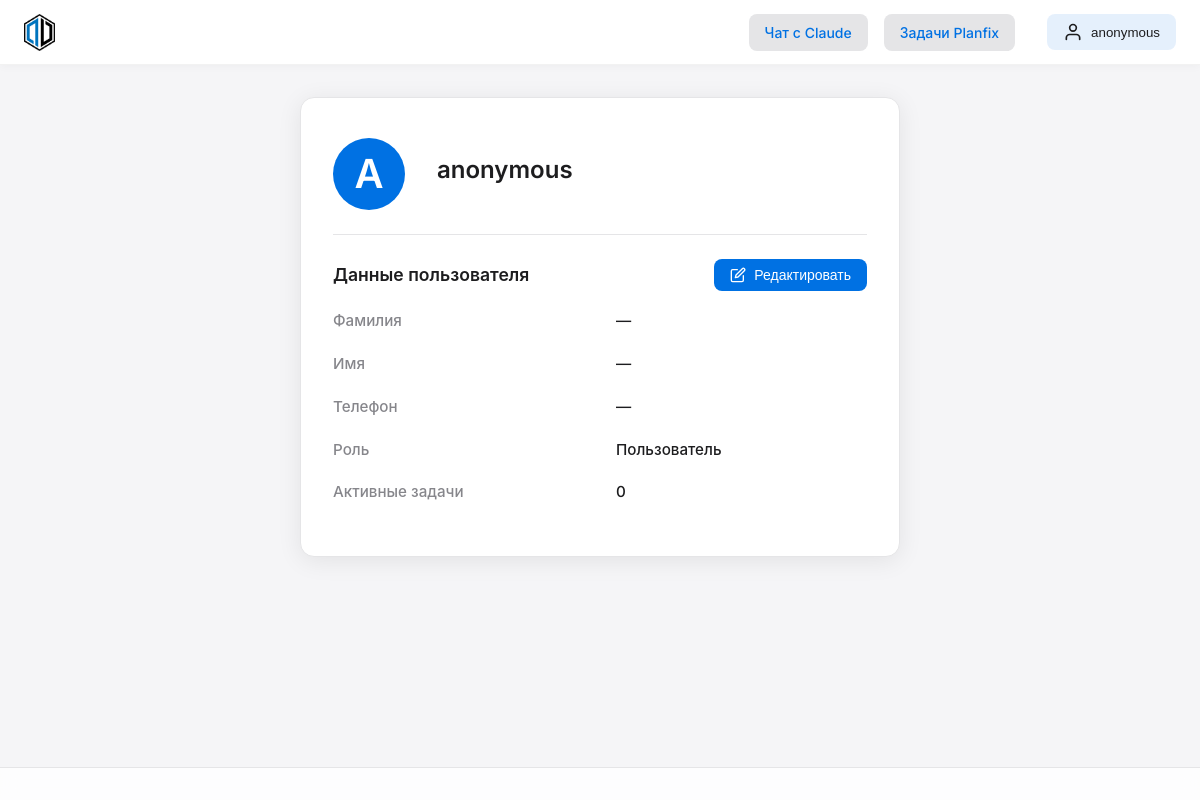
Page /profile/ (signed in) on the committed database.
### chat/models/user.py (models this page shows, shortened)
class User(AbstractBaseUser, PermissionsMixin):
    ROLE_CHOICES = (
        ('user', _('Пользователь')),
        ('admin', _('Администратор')),
    )
    username = models.CharField(
        _('username'),
        max_length=150,
        unique=True,
        help_text=_('Required. 150 characters or fewer. Letters, digits and @/./+/-/_ only.'),
        error_messages={
            'unique': _("A user with that username already exists."),
        },
    )
    password = models.CharField(_('password'), max_length=128)
    email = models.EmailField(_('email address'), blank=True)
    is_staff = models.BooleanField(
        _('staff status'),
        default=False,
        help_text=_('Designates whether the user can log into this admin site.'),
    )
    is_active = models.BooleanField(
        _('active'),
        default=True,
        help_text=_(
            'Designates whether this user should be treated as active. '
            'Unselect this instead of deleting accounts.'
        ),
    )
    date_joined = models.DateTimeField(_('date joined'), default=timezone.now)
    last_login = models.DateTimeField(_('last login'), null=True, blank=True)
    role = models.CharField(max_length=20, choices=ROLE_CHOICES, default='user')
    planfix_user_id = models.CharField(max_length=100, blank=True, null=True)
    planfix_api_token = models.CharField(max_length=255, blank=True, null=True)
    last_active = models.DateTimeField(auto_now=True)
    preferred_ai_model = models.CharField(max_length=50, default='claude')
    first_name = models.CharField(_('first name'), max_length=150, blank=True)
    last_name = models.CharField(_('last name'), max_length=150, blank=True)
    phone = models.CharField(_('phone'), max_length=32, blank=True)
    groups = models.ManyToManyField(
        'auth.Group',
        verbose_name=_('groups'),
        blank=True,
        help_text=_(
            'The groups this user belongs to. A user will get all permissions '
            'granted to each of their groups.'
        ),
        related_name='chat_user_set',
        related_query_name='chat_user',
    )
    user_permissions = models.ManyToManyField(
        'auth.Permission',
        verbose_name=_('user permissions'),
        blank=True,
        help_text=_('Specific permissions for this user.'),
        related_name='chat_user_set',
        related_query_name='chat_user',
    )
    objects = UserManager()
    USERNAME_FIELD = 'username'
    REQUIRED_FIELDS = []
    class Meta:
        verbose_name = _('user')
        verbose_name_plural = _('users')
    def is_admin(self):
        return self.role == 'admin'

### chat/auth_views.py (the view)
# urls.py: path('profile/', auth_views.profile_view, name='profile'),
@login_required
def profile_view(request):
    user = request.user
    if request.method == 'POST':
        form = UserSettingsForm(request.POST, instance=user)
        if form.is_valid():
            form.save()
            messages.success(request, "Настройки успешно обновлены!")
            return redirect('chat:profile')
    else:
        form = UserSettingsForm(instance=user)
    return render(request, 'chat/profile.html', {
        'user': user,
        'form': form
    })

### chat/context_processors.py (called while the page is built)
def conversations_list(request):
    user, created = User.objects.get_or_create(username='anonymous')
    conversations = Conversation.objects.filter(user=user).order_by('-updated_at')
    return {
        'conversations': conversations
    }

### templates/chat/profile.html (shortened to what this page needs)
{% extends 'base_apple.html' %}
{% load static %}
{% block content %}
<div class="profile-container">
    <div class="profile-card new-layout">
        <div class="profile-main-row">
            <div class="profile-avatar">
                <span>{{ user.username|first|upper }}</span>
            </div>
            <div class="profile-main-info">
                <div class="profile-main-username">{{ user.username }}</div>
            </div>
        </div>
        <hr class="profile-divider">
        <div class="profile-section-header">
            Данные пользователя
            <button class="edit-button" id="editBtn" onclick="toggleEditMode()">
                <span id="editBtnText">Редактировать</span>
            </button>
        </div>
        <form method="post" class="profile-info-grid" id="profileForm">
            <div class="profile-info-label">Фамилия</div>
            <div class="profile-info-value">
                <span class="view-mode">{{ user.last_name|default:'—' }}</span>
            </div>
            <div class="profile-info-label">Имя</div>
            <div class="profile-info-value">
                <span class="view-mode">{{ user.first_name|default:'—' }}</span>
            </div>
            <div class="profile-info-label">Телефон</div>
            <div class="profile-info-value">
                <span class="view-mode">{{ user.phone|default:'—' }}</span>
            </div>
            <div class="profile-info-label">Роль</div>
            <div class="profile-info-value">{{ user.get_role_display }}</div>
            <div class="profile-info-label">Активные задачи</div>
            <div class="profile-info-value">0</div>
        </form>
    </div>
</div>
{% endblock %}

### templates/base_apple.html (shortened to what this page needs)
<!DOCTYPE html>
<html lang="ru">
<head>
    {% load static %}
    <link rel="preload" href="{% static 'css/apple-style.css' %}" as="style" onload="this.onload=null;this.rel='stylesheet'">
    <link rel="preload" href="{% static 'css/apple-task-card.css' %}" as="style" onload="this.onload=null;this.rel='stylesheet'">
    <link rel="preload" href="{% static 'css/apple-enhanced-table.css' %}" as="style" onload="this.onload=null;this.rel='stylesheet'">
    <link rel="preload" href="{% static 'css/project-badge.css' %}" as="style" onload="this.onload=null;this.rel='stylesheet'">
</head>
<body>
    <div class="app-container">
        <header class="header">
            <a href="{% url 'chat:index' %}" class="logo-link">
                <div class="logo">
                    <img src="{% static 'images/devent-logo.png' %}" alt="Devent Logo" class="logo-image">
                </div>
            </a>
            <div class="header-links">
                <a href="{% url 'chat:index' %}" class="header-link">Чат с Claude</a>
                <a href="{% url 'chat:planfix_tasks' %}" class="header-link">Задачи Planfix</a>
                {% if user.is_authenticated %}
                <div class="header-actions">
                    <div class="profile-menu">
                        <button class="profile-button" onclick="toggleProfileMenu()">
                            <svg xmlns="http://www.w3.org/2000/svg" width="20" height="20" viewBox="0 0 24 24" fill="none" stroke="currentColor" stroke-width="2" stroke-linecap="round" stroke-linejoin="round" class="profile-icon">
                                <path d="M20 21v-2a4 4 0 0 0-4-4H8a4 4 0 0 0-4 4v2"></path>
                                <circle cx="12" cy="7" r="4"></circle>
                            </svg>
                            <span class="profile-username">{{ user.username }}</span>
                        </button>
                    </div>
                </div>
                {% else %}
                <a href="{% url 'chat:login' %}" class="header-link">Войти</a>
                <a href="{% url 'chat:register' %}" class="header-link">Регистрация</a>
                {% endif %}
            </div>
        </header>
        <main class="main-content">
            {% block content %}{% endblock %}
        </main>
        <footer class="footer">
        </footer>
    </div>
</body>
</html>

### static/css/apple-style.css (style rules this page uses)
:root { --apple-gray-100: #f5f5f7; --apple-gray-200: #e5e5e7; --apple-gray-300: #d2d2d7; --apple-gray-400: #86868b; --apple-gray-500: #6e6e73; --apple-gray-600: #424245; --apple-gray-700: #1d1d1f; --apple-blue: #0071e3; --apple-blue-hover: #0077ed; --apple-blue-light: #e8f4fe; --apple-red: #ff3b30; --apple-green: #34c759; --apple-font: -apple-system, BlinkMacSystemFont, 'SF Pro Text', 'Helvetica Neue', sans-serif; --spacing-xs: 4px; --spacing-sm: 8px; --spacing-md: 16px; --spacing-lg: 24px; --spacing-xl: 32px; --radius-sm: 8px; --radius-md: 12px; --radius-lg: 16px; --radius-xl: 22px; --shadow-sm: 0 2px 4px rgba(0, 0, 0, 0.05); --shadow-md: 0 4px 8px rgba(0, 0, 0, 0.1); --shadow-lg: 0 8px 16px rgba(0, 0, 0, 0.1); --shadow-card: 0 8px 32px rgba(0, 0, 0, 0.08); --shadow-card-hover: 0 12px 48px rgba(0, 0, 0, 0.12); }
body { font-family: var(--apple-font); background-color: var(--apple-gray-100); color: var(--apple-gray-700); line-height: 1.5; margin: 0; padding: 0; }
.header { background-color: rgba(255, 255, 255, 0.8); backdrop-filter: blur(10px); -webkit-backdrop-filter: blur(10px); border-bottom: 1px solid rgba(0, 0, 0, 0.05); position: sticky; top: 0; z-index: 100; padding: var(--spacing-md) var(--spacing-xl); display: flex; justify-content: space-between; align-items: center; transition: all 0.3s ease; }
.logo { display: flex; align-items: center; gap: var(--spacing-md); }
.logo-image { height: 37px; transition: transform 0.3s ease; }
.logo-link { text-decoration: none; color: inherit; display: flex; align-items: center; }
.header-links { display: flex; gap: var(--spacing-md); }
.header-link { background-color: var(--apple-gray-200); color: var(--apple-gray-700); padding: 8px 16px; border-radius: var(--radius-lg); text-decoration: none; font-size: 14px; font-weight: 500; transition: all 0.2s ease; }
.app-container { max-width: 100%; margin: 0 auto; min-height: 100vh; display: flex; flex-direction: column; }
.footer { padding: var(--spacing-md); text-align: center; font-size: 14px; color: var(--apple-gray-500); border-top: 1px solid var(--apple-gray-200); margin-top: auto; background-color: rgba(255, 255, 255, 0.8); backdrop-filter: blur(10px); -webkit-backdrop-filter: blur(10px); }

### templates/chat/profile.html (style rules this page uses)
.profile-container { max-width: 600px; margin: 2rem auto; padding: 0 1rem; }
.profile-card.new-layout { background: #fff; border-radius: 14px; box-shadow: 0 4px 24px rgba(0,0,0,0.08); padding: 2.5rem 2rem 2rem 2rem; border: 1px solid #e5e5e7; }
.profile-main-row { display: flex; align-items: center; gap: 2rem; margin-bottom: 1.5rem; }
.profile-avatar { width: 72px; height: 72px; border-radius: 50%; background: #0071e3; display: flex; align-items: center; justify-content: center; font-size: 2.5rem; color: #fff; font-weight: 600; flex-shrink: 0; }
.profile-main-info { display: flex; flex-direction: column; justify-content: center; gap: 0.5rem; }
.profile-main-username { font-size: 1.5rem; font-weight: 600; color: #1d1d1f; }
.profile-divider { border: none; border-top: 1px solid #e5e5e7; margin: 1.5rem 0 1.5rem 0; }
.profile-section-header { display: flex; align-items: center; justify-content: space-between; font-size: 1.1rem; font-weight: 600; color: #1d1d1f; margin-bottom: 1.2rem; }
.edit-button { display: flex; align-items: center; gap: 8px; padding: 8px 16px; background-color: #0071e3; color: white; border: none; border-radius: 8px; cursor: pointer; font-size: 14px; font-weight: 500; transition: all 0.2s ease; }
.profile-info-grid { display: grid; grid-template-columns: 1fr 1fr; row-gap: 1.25rem; column-gap: 2rem; }
.profile-info-label { font-size: 0.95rem; color: #86868b; font-weight: 500; align-self: center; }
.profile-info-value { font-size: 0.95rem; color: #1d1d1f; font-weight: 500; align-self: center; }

### rows in the picture
User: username "anonymous", username|first "A", last_name "—", first_name "—", phone "—", role "Пользователь"
